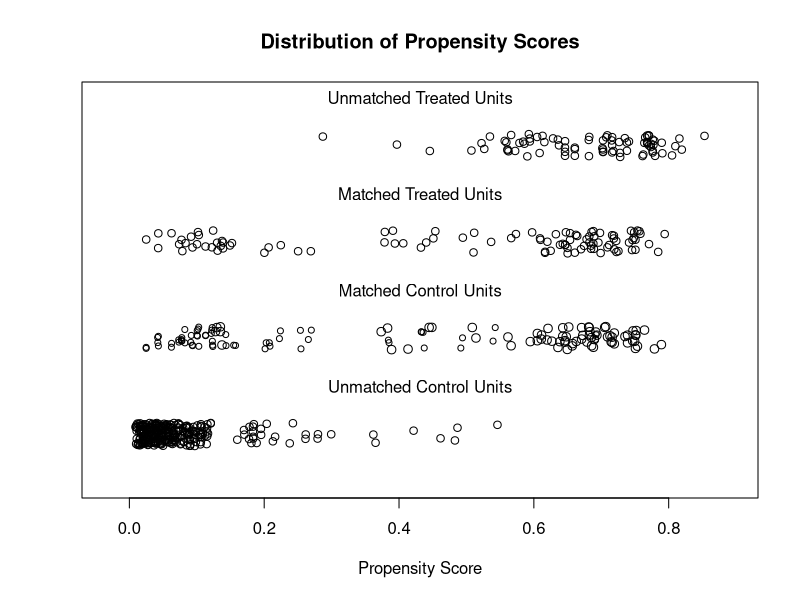
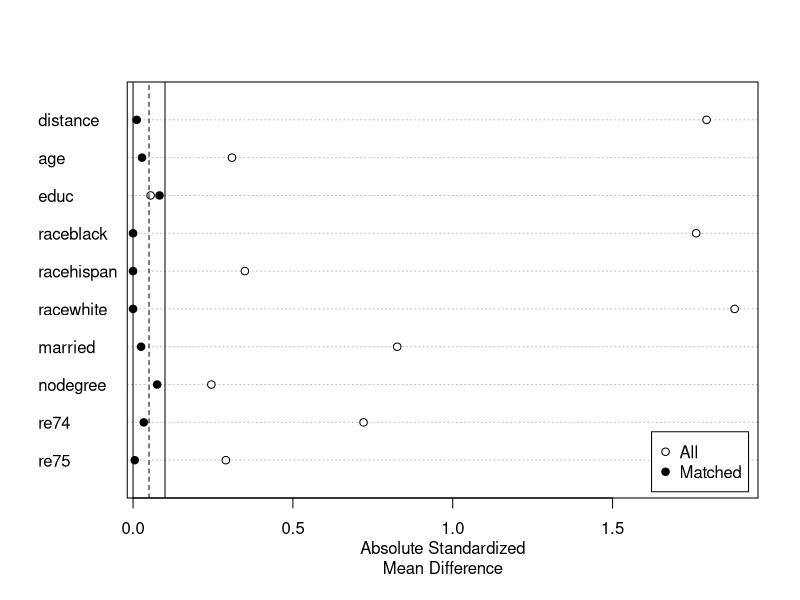

The R script that drew these images, in order:
## ---- chunk 1
knitr::opts_chunk$set(
  collapse = FALSE,
  warning = FALSE,
  message = FALSE,
  tidy = FALSE,
  fig.align='center',
  comment = "#>",
  fig.path = "man/figures/README-",
  R.options = list(width = 200)
)
## ---- chunk 2
library("MatchIt")
data("lalonde", package = "MatchIt")

#Nearest neighbor PS matching without replacement and with a caliper
m.out <- matchit(treat ~ age + educ + race + married + nodegree + re74 + re75, 
                 data = lalonde, ratio = 2, caliper = .025)
## ---- chunk 3
m.out
## ---- chunk 4
#Checking for PS overlap
plot(m.out, type = "jitter", interactive = FALSE)
## ---- chunk 5
#Checking balance before and after matching:
summary(m.out)
## ---- chunk 6
#Plot balance
plot(summary(m.out))
